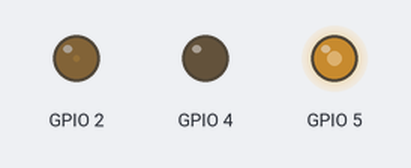
Bench run of a sketch on a simulated ESP8266 (NodeMCU). Shown: output pins drawn as LEDs (lit = HIGH).

Above: at 0.05 s.
At 0.9 s:
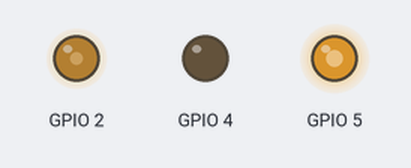
At 1.4 s:
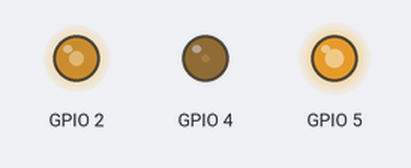
At 1.8 s:
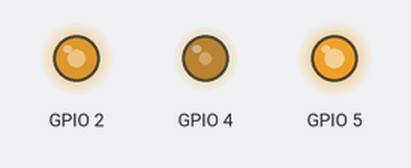
At 2.3 s:
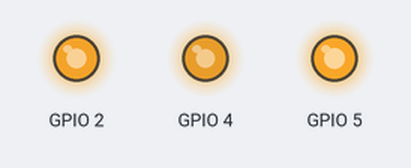
At 3.55 s:
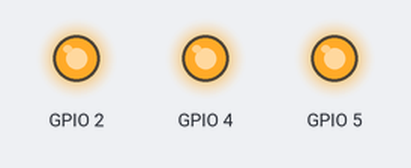
Timing chart, 0 to 8.2 s (numbered marks = the images above):
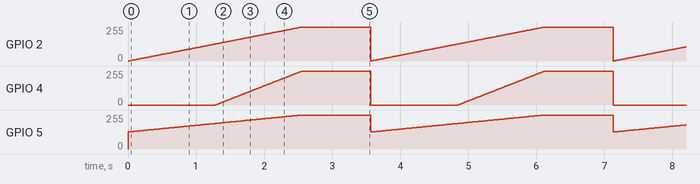

Measured:
- by itself, GPIO 2, GPIO 4: ramps from 0/255 to 255/255 and jumps back, once every 3.6 s
- by itself, GPIO 5: ramps from 128/255 to 255/255 and jumps back, once every 3.6 s

The sketch:

RGB_Light.ino
```cpp
void setup() {
  // put your setup code here, to run once:
  pinMode(4, OUTPUT); //G
  pinMode(5, OUTPUT);//R
  pinMode(2, OUTPUT);//B
  analogWriteRange(255);
  digitalWrite(4, HIGH);
  digitalWrite(5, HIGH);
  digitalWrite(2, HIGH);
}

void loop() {
  // put your main code here, to run repeatedly:
    /*digitalWrite(2, LOW);
    digitalWrite(5, LOW);
    delay(500);
    digitalWrite(2, HIGH);
    digitalWrite(5, HIGH);
    digitalWrite(5, LOW);
    digitalWrite(4, LOW);
    delay(500);
    digitalWrite(5, HIGH);
    digitalWrite(4, HIGH);
    digitalWrite(4, LOW);
    digitalWrite(2, LOW);
    delay(500);
    digitalWrite(4, HIGH);
    digitalWrite(2, HIGH);*/

    for(int i=255; i>=0; i--){
      analogWrite(2, 255-i);
      analogWrite(4, 255-2*i);
      analogWrite(5, 255-i/2);
      delay(10);
    }
    delay(1000);
}
```
